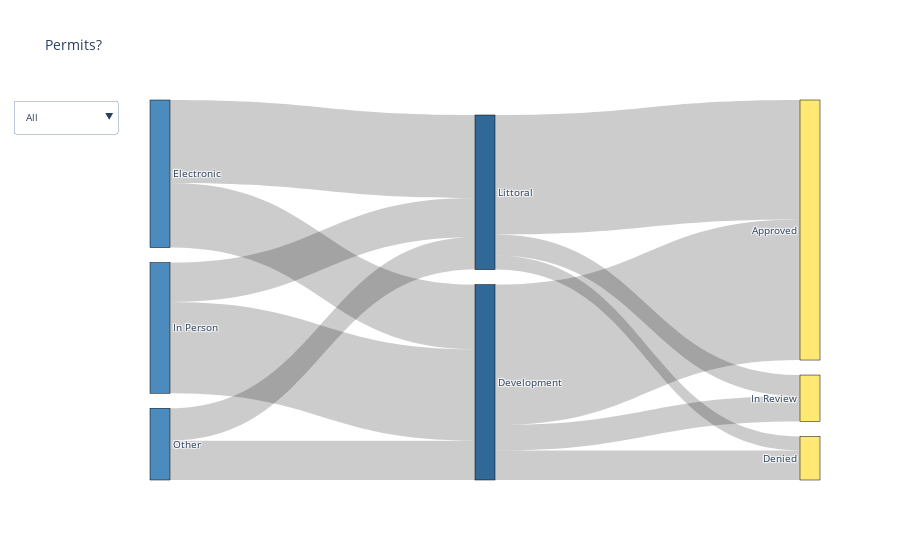

Here is the notebook cell this chart was saved with:
### Code cell
# Generating DFs for different filter options
Littoral = genSankey(df[df['Permit_Type']=='Littoral'],category_cols=['Permit_Submittal_Method', 'Permit_Type','Permit_Outcome'],value_cols='Total_Permits',title='Permits?')
Development = genSankey(df[df['Permit_Type']=='Development'],category_cols=['Permit_Submittal_Method','Permit_Type','Permit_Outcome'],value_cols='Total_Permits',title='Permits?')
all = genSankey(df,category_cols=['Permit_Submittal_Method','Permit_Type','Permit_Outcome'],value_cols='Total_Permits',title='Permits?')

# Constructing menus
updatemenus = [{'buttons': [{'method': 'animate',
                             'label': 'All',
                             'args': [all]
                              },
                            {'method': 'animate',
                             'label': 'Littoral',
                             'args': [Littoral]
                             },
                            {'method': 'animate',
                             'label': 'Development',
                             'args': [Development]
                             }
                            ] } ]

# update layout with buttons, and show the figure
sank = genSankey(df,category_cols=['Permit_Submittal_Method','Permit_Type','Permit_Outcome'],value_cols='Total_Permits',title='Permits?')
fig = go.Figure(sank)
fig.update_layout(updatemenus=updatemenus)
iplot(fig)
fig.write_html('demo.html')

### Figure 1 — Plotly figure (JSON) as saved in the notebook; plotly's stock layout.template omitted (floating-point values rounded to 4 significant figures)
{"data": [{"link": {"source": [3, 3, 3, 2, 2, 1, 1, 4, 4, 4, 0, 0], "target": [6, 7, 5, 3, 4, 3, 4, 6, 7, 5, 3, 4], "value": [100, 21, 18, 46, 59, 65, 28, 85, 10, 15, 28, 23]}, "node": {"color": ["#4B8BBE", "#4B8BBE", "#4B8BBE", "#306998", "#306998", "#FFE873", "#FFE873", "#FFE873"], "label": ["Other", "In Person", "Electronic", "Development", "Littoral", "In Review", "Approved", "Denied"], "line": {"color": "black", "width": 0.5}, "pad": 15, "thickness": 20}, "type": "sankey"}], "layout": {"font": {"size": 10}, "title": {"text": "Permits?"}, "updatemenus": [{"buttons": [{"args": [{"data": [{"link": {"source": [3, 3, 3, 2, 2, 1, 1, 4, 4, 4, 0, 0], "target": [6, 7, 5, 3, 4, 3, 4, 6, 7, 5, 3, 4], "value": [100, 21, 18, 46, 59, 65, 28, 85, 10, 15, 28, 23]}, "node": {"color": ["#4B8BBE", "#4B8BBE", "#4B8BBE", "#306998", "#306998", "#FFE873", "#FFE873", "#FFE873"], "label": ["Other", "In Person", "Electronic", "Development", "Littoral", "In Review", "Approved", "Denied"], "line": {"color": "black", "width": 0.5}, "pad": 15, "thickness": 20}, "type": "sankey"}], "layout": {"font": {"size": 10}, "title": "Permits?"}}], "label": "All", "method": "animate"}, {"args": [{"data": [{"link": {"source": [2, 1, 3, 3, 3, 0], "target": [3, 3, 5, 6, 4, 3], "value": [59, 28, 85, 10, 15, 23]}, "node": {"color": ["#4B8BBE", "#4B8BBE", "#4B8BBE", "#306998", "#FFE873", "#FFE873", "#FFE873"], "label": ["Other", "In Person", "Electronic", "Littoral", "In Review", "Approved", "Denied"], "line": {"color": "black", "width": 0.5}, "pad": 15, "thickness": 20}, "type": "sankey"}], "layout": {"font": {"size": 10}, "title": "Permits?"}}], "label": "Littoral", "method": "animate"}, {"args": [{"data": [{"link": {"source": [3, 3, 3, 2, 1, 0], "target": [5, 6, 4, 3, 3, 3], "value": [100, 21, 18, 46, 65, 28]}, "node": {"color": ["#4B8BBE", "#4B8BBE", "#4B8BBE", "#306998", "#FFE873", "#FFE873", "#FFE873"], "label": ["Other", "In Person", "Electronic", "Development", "In Review", "Approved", "Denied"], "line": {"color": "black", "width": 0.5}, "pad": 15, "thickness": 20}, "type": "sankey"}], "layout": {"font": {"size": 10}, "title": "Permits?"}}], "label": "Development", "method": "animate"}]}]}}
